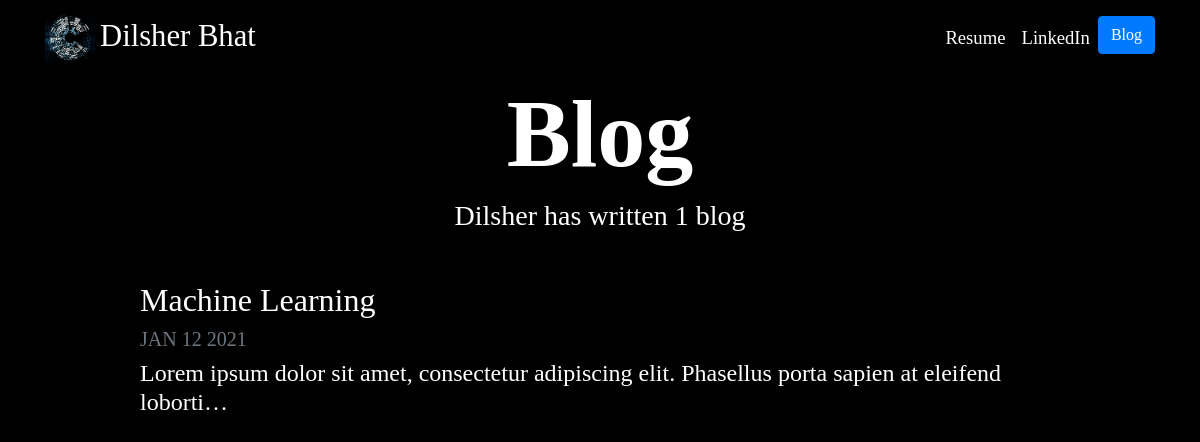
Screenshot of /blog/ with the database file from the repository.
### blog/models.py (models this page shows)
class Blog(models.Model):
    title = models.CharField(max_length = 200)
    descp = models.TextField()
    date = models.DateField()

### blog/views.py (the view)
# urls.py: path('', views.all_blogs, name = 'all_blogs'),
def all_blogs(request):
    blogs_count = Blog.objects.count
    blogs = Blog.objects.order_by('-date')[:5]
    return render(request, 'blog/all_blogs.html', {'blogs':blogs, 'blogs_count':blogs_count})

### blog/templates/blog/all_blogs.html
{% extends "portfolio_/base.html" %}
{% load static %}
{% block content %}
<h1 id="blogtitle" class="font-weight-bold text-center">Blog</h1>
<h3 class="text-center mb-5">Dilsher has written {{ blogs.count }} blog{{ blogs.count|pluralize }}</h3>
{% for blog in blogs %}
<div class="row justify-content-center my-3">
  <div class="col-md-10">
    <a href="{% url 'blog:detail' blog.id %}">
      <h2>{{ blog.title }}</h2>
    </a>
    <h5 class="text-muted">{{ blog.date|date:'M d Y'|upper }}</h5>
    <h4>{{ blog.descp|striptags|truncatechars:100 }}</h4>
  </div>
</div>
{% endfor %}
{% endblock %}

### portfolio_/static/portfolio_/custom.css (style rules this page uses)
body { background-color: black; font-family: 'Vesper Libre', serif; color: white; }
a { font-size: 14pt; color: white }
#blogtitle { font-size: 6rem; }

### rows the page displays
Blog: title "Machine Learning", date "JAN 12 2021", descp "Lorem ipsum dolor sit amet, consectetur adipiscing elit. Phasellus porta sapien at eleifend loborti…"

### other values shown
{{ blogs.count }} "1"
